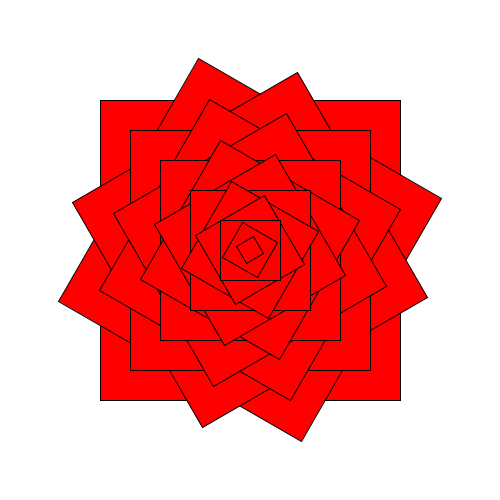
Frame 1 (no input)
Frame 60 (the mouse pressed at the canvas centre just before this capture): identical to frame 1, image omitted
Frame 120 (the mouse held since frame 60 and released just before this capture): identical to frame 1, image omitted

The Processing sketch that drew this single still picture (run headless with seeded random() and noise(); from frame 60 on, the mouse is pressed at the canvas centre):

// Processing sketch: rotacion_Push_Pop_Matrix_03b
// ── rotacion_Push_Pop_Matrix_03b.pde
/*
Ejemplo Push-Pop Matrix
Francisco Zamorano, 2018
*/

void setup() {
  size(500, 500);
  rectMode(CENTER);
}

void draw() {
  background(255);

  //Ahora que ya sabemos como rotar, hagámos un poco de FOR LOOP FUN!
  
  //En cada vuelta del loop rotaremos un poco, y haremos que cada cuadrado se vaya achicando
  for (int i=0; i<15; i++) {
    pushMatrix();
    translate(width/2, height/2); 
    rotate(radians(30*i)); 
    fill(255,0,0);
    rect(0, 0, 300-20*i, 300-20*i); 
    popMatrix();
  }
}
